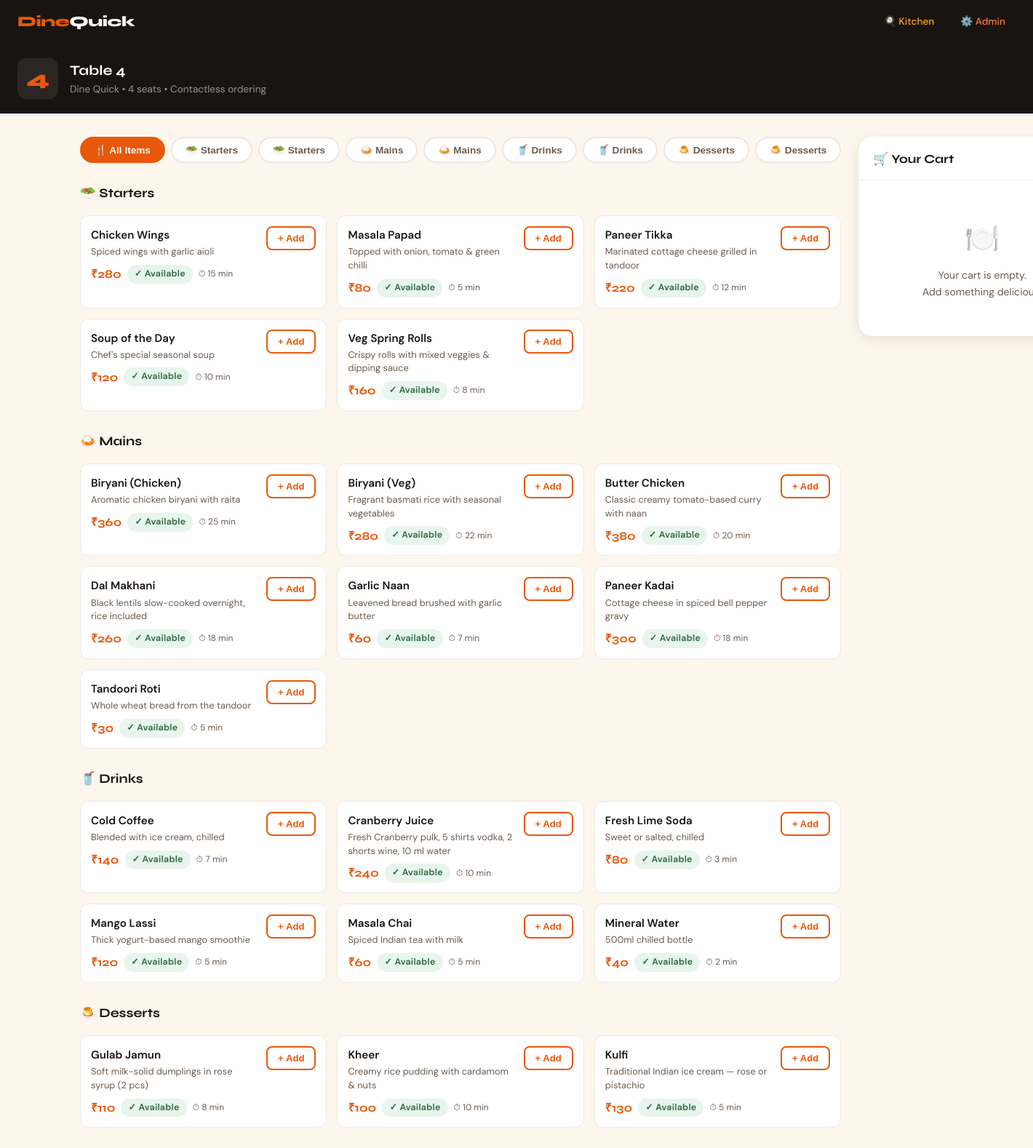
/table/4, run on the app's committed database.
### tables this page shows
CREATE TABLE tables (
            id INTEGER PRIMARY KEY AUTOINCREMENT,
            number INTEGER UNIQUE NOT NULL,
            name TEXT NOT NULL,
            seats INTEGER DEFAULT 4
        );

CREATE TABLE settings (
            key TEXT PRIMARY KEY,
            value TEXT NOT NULL
        );

CREATE TABLE categories (
            id INTEGER PRIMARY KEY AUTOINCREMENT,
            name TEXT NOT NULL,
            icon TEXT NOT NULL,
            sort_order INTEGER DEFAULT 0
        );

CREATE TABLE menu_items (
            id INTEGER PRIMARY KEY AUTOINCREMENT,
            category_id INTEGER NOT NULL,
            name TEXT NOT NULL,
            description TEXT,
            price REAL NOT NULL,
            available INTEGER DEFAULT 1,
            prep_time INTEGER DEFAULT 10,
            FOREIGN KEY(category_id) REFERENCES categories(id)
        );

### app.py (the view)
@app.route("/table/<int:table_number>")
def table_menu(table_number):
    conn = get_db()
    table = conn.execute("SELECT * FROM tables WHERE number=?", (table_number,)).fetchone()
    if not table:
        conn.close()
        return "Table not found", 404
    categories = conn.execute("SELECT * FROM categories ORDER BY sort_order").fetchall()
    items = conn.execute("""SELECT m.*, c.name as cat_name FROM menu_items m
                            JOIN categories c ON m.category_id=c.id
                            ORDER BY m.category_id, m.name""").fetchall()
    orders = conn.execute("""SELECT o.*, t.name as table_name FROM orders o
                              JOIN tables t ON o.table_id=t.id
                              WHERE o.table_id=? AND o.status != 'Served'
                              ORDER BY o.created_at DESC""", (table["id"],)).fetchall()
    conn.close()
    settings = get_all_settings()
    return render_template("menu.html", table=table, categories=categories,
                           items=items, orders=orders, settings=settings)

### app.py (called while the page is built)
def get_db():
    db_dir = os.path.dirname(DB_PATH)
    if db_dir and not os.path.exists(db_dir):
        os.makedirs(db_dir, exist_ok=True)
    conn = sqlite3.connect(DB_PATH)
    conn.row_factory = sqlite3.Row
    return conn

def get_all_settings():
    conn = get_db()
    rows = conn.execute("SELECT key, value FROM settings").fetchall()
    conn.close()
    return {r["key"]: r["value"] for r in rows}

### templates/menu.html (shortened to what this page needs)
{% extends "base.html" %}
{% block body %}
<div class="table-header">
  <div class="table-badge-big">{{ table.number }}</div>
  <div class="table-header-info">
    <h2>{{ table.name }}</h2>
    <p>{{ settings.restaurant_name }} &bull; {{ table.seats }} seats &bull; Contactless ordering</p>
  </div>
</div>
<div class="container page-body">
  <div class="menu-layout">
    <div>
      <div class="cat-tabs" id="catTabs">
        <button class="cat-tab active" data-cat="all">🍴 All Items</button>
        {% for cat in categories %}
        <button class="cat-tab" data-cat="{{ cat.id }}">{{ cat.icon }} {{ cat.name }}</button>
        {% endfor %}
      </div>
      <div id="section-all" class="menu-section active">
        {% for cat in categories %}
        {% set cat_items = items | selectattr("category_id", "equalto", cat.id) | list %}
        {% if cat_items %}
        <div class="menu-section-title">{{ cat.icon }} {{ cat.name }}</div>
        <div class="menu-grid" style="margin-bottom:28px">
          {% for item in cat_items %}
          <div class="menu-item {% if not item.available %}unavailable{% endif %}"
               data-id="{{ item.id }}" data-cat="{{ item.category_id }}">
            <div class="item-info">
              <div class="item-name">{{ item.name }}</div>
              <div class="item-desc">{{ item.description }}</div>
              <div class="item-meta">
                <span class="item-price">{{ settings.currency_symbol }}{{ "%.0f"|format(item.price) }}</span>
                {% if item.available %}
                <span class="badge badge-avail">✓ Available</span>
                {% else %}
                <span class="badge badge-unavail">Unavailable</span>
                {% endif %}
                <span class="item-prep">⏱ {{ item.prep_time }} min</span>
              </div>
            </div>
            <div class="item-actions">
              {% if item.available %}
              <button class="add-btn" id="addbtn-{{ item.id }}"
                      onclick="addToCart({{ item.id }}, '{{ item.name }}', {{ item.price }})">
                + Add
              </button>
              {% else %}
              <button class="add-btn" disabled style="opacity:.4;cursor:not-allowed">Unavailable</button>
              {% endif %}
            </div>
          </div>
          {% endfor %}
        </div>
        {% endif %}
        {% endfor %}
      </div>
    </div>
    <div class="cart-panel" id="cartPanel">
      <div class="cart-header">
        <span class="cart-title">🛒 Your Cart</span>
      </div>
      <div class="cart-items" id="cartItems">
        <div class="cart-empty">
          <div class="big-icon">🍽️</div>
          <div>Your cart is empty.<br>Add something delicious!</div>
        </div>
      </div>
    </div>
  </div>
</div>
{% endblock %}

### templates/base.html (style rules this page uses)
:root { --saffron: #E8580A; --saffron-lt: #FF7A35; --saffron-dk: #B8420A; --cream: #FDF6EC; --ink: #1A1410; --ink-60: #6B5B4E; --ink-20: #EDE8E3; --leaf: #2D6A3F; --leaf-lt: #E8F5EC; --amber: #F5A623; --red: #D94B2B; --surface: #FFFFFF; --radius: 12px; --radius-lg: 20px; --shadow-sm: 0 1px 3px rgba(26,20,16,.08); --shadow-md: 0 4px 16px rgba(26,20,16,.10); --shadow-lg: 0 12px 40px rgba(26,20,16,.14); --font-display: 'Syne', sans-serif; --font-body: 'DM Sans', sans-serif; }
*, *::before, *::after { box-sizing: border-box; margin: 0; padding: 0; }
body { font-family: var(--font-body); background: var(--cream); color: var(--ink); min-height: 100vh; line-height: 1.6; }
.badge { display: inline-flex; align-items: center; gap: 5px; padding: 3px 10px; border-radius: 99px; font-size: .78rem; font-weight: 600; letter-spacing: .02em; }
.badge-avail { background: var(--leaf-lt); color: var(--leaf); }
.container { max-width: 1200px; margin: 0 auto; padding: 0 20px; }
.page-body { padding: 32px 0 60px; }

### templates/menu.html (style rules this page uses)
.menu-layout { display: grid; grid-template-columns: 1fr 340px; gap: 24px; align-items: start; }
.table-header { background: var(--ink); padding: 20px 24px; display: flex; align-items: center; gap: 16px; color: #fff; border-radius: 0; }
.table-badge-big { font-family: var(--font-display); font-size: 1.8rem; font-weight: 800; color: var(--saffron); line-height: 1; width: 56px; height: 56px; background: rgba(255,255,255,.08); border-radius: 12px; display: flex; align-items: center; justify-content: center; flex-shrink: 0; }
.table-header-info h2 { font-family: var(--font-display); font-weight: 700; font-size: 1.2rem; }
.table-header-info p { color: rgba(255,255,255,.55); font-size:.85rem; }
.cat-tabs { display: flex; gap: 8px; overflow-x: auto; padding: 0 0 4px; scrollbar-width: none; margin-bottom: 24px; }
.cat-tab { padding: 8px 18px; border-radius: 99px; border: 2px solid var(--ink-20); background: var(--surface); color: var(--ink-60); font-weight: 600; font-size: .85rem; cursor: pointer; white-space: nowrap; transition: all .18s; display: flex; gap: 6px; align-items: center; }
.cat-tab.active { background: var(--saffron); border-color: var(--saffron); color: #fff; }
.menu-section { display: none; }
.menu-section.active { display: block; }
.menu-section-title { font-family: var(--font-display); font-size: 1.1rem; font-weight: 700; margin-bottom: 16px; display: flex; align-items: center; gap: 8px; color: var(--ink); }
.menu-grid { display: grid; grid-template-columns: repeat(auto-fill, minmax(280px,1fr)); gap: 14px; }
.menu-item { background: var(--surface); border-radius: var(--radius); border: 1.5px solid var(--ink-20); display: flex; gap: 12px; padding: 14px; transition: all .18s; position: relative; }
.item-info { flex: 1; min-width: 0; }
.item-name { font-weight: 600; font-size: .95rem; margin-bottom: 2px; }
.item-desc { color: var(--ink-60); font-size: .8rem; line-height: 1.45; margin-bottom: 8px; }
.item-meta { display: flex; align-items: center; gap: 8px; flex-wrap: wrap; }
.item-price { font-family: var(--font-display); font-weight: 700; font-size: 1rem; color: var(--saffron); }
.item-prep { font-size: .75rem; color: var(--ink-60); }
.item-actions { display: flex; flex-direction: column; align-items: flex-end; justify-content: space-between; }
.add-btn { padding: 7px 14px; border-radius: 8px; border: 2px solid var(--saffron); background: transparent; color: var(--saffron); font-weight: 600; font-size: .82rem; cursor: pointer; transition: all .18s; white-space: nowrap; }
.cart-panel { background: var(--surface); border-radius: var(--radius-lg); box-shadow: var(--shadow-md); position: sticky; top: 80px; }
.cart-header { padding: 18px 20px 14px; border-bottom: 1.5px solid var(--ink-20); display: flex; align-items: center; justify-content: space-between; }
.cart-title { font-family: var(--font-display); font-weight: 700; font-size: 1.05rem; }
.cart-items { padding: 14px 20px; max-height: 320px; overflow-y: auto; }
.cart-empty { text-align: center; padding: 36px 20px; color: var(--ink-60); font-size: .88rem; }
.cart-empty .big-icon { font-size: 2.4rem; margin-bottom: 8px; }

### data on the page
tables: number "4", name "Table 4", seats "4"
settings: restaurant_name "Dine Quick"
categories: icon "🥗", name "Starters"
categories: icon "🥗", name "Starters"
categories: icon "🍛", name "Mains"
categories: icon "🍛", name "Mains"
categories: icon "🥤", name "Drinks"
categories: icon "🥤", name "Drinks"
categories: icon "🍮", name "Desserts"
categories: icon "🍮", name "Desserts"
menu_items: name "Chicken Wings", description "Spiced wings with garlic aioli", currency_symbol "₹", price "280", available "✓ Available", prep_time "15"
menu_items: name "Masala Papad", description "Topped with onion, tomato & green chilli", currency_symbol "₹", price "80", available "✓ Available", prep_time "5"
menu_items: name "Paneer Tikka", description "Marinated cottage cheese grilled in tandoor", currency_symbol "₹", price "220", available "✓ Available", prep_time "12"
menu_items: name "Soup of the Day", description "Chef's special seasonal soup", currency_symbol "₹", price "120", available "✓ Available", prep_time "10"
menu_items: name "Veg Spring Rolls", description "Crispy rolls with mixed veggies & dipping sauce", currency_symbol "₹", price "160", available "✓ Available", prep_time "8"
menu_items: name "Biryani (Chicken)", description "Aromatic chicken biryani with raita", currency_symbol "₹", price "360", available "✓ Available", prep_time "25"
menu_items: name "Biryani (Veg)", description "Fragrant basmati rice with seasonal vegetables", currency_symbol "₹", price "280", available "✓ Available", prep_time "22"
menu_items: name "Butter Chicken", description "Classic creamy tomato-based curry with naan", currency_symbol "₹", price "380", available "✓ Available", prep_time "20"
menu_items: name "Dal Makhani", description "Black lentils slow-cooked overnight, rice included", currency_symbol "₹", price "260", available "✓ Available", prep_time "18"
menu_items: name "Garlic Naan", description "Leavened bread brushed with garlic butter", currency_symbol "₹", price "60", available "✓ Available", prep_time "7"
menu_items: name "Paneer Kadai", description "Cottage cheese in spiced bell pepper gravy", currency_symbol "₹", price "300", available "✓ Available", prep_time "18"
menu_items: name "Tandoori Roti", description "Whole wheat bread from the tandoor", currency_symbol "₹", price "30", available "✓ Available", prep_time "5"
menu_items: name "Cold Coffee", description "Blended with ice cream, chilled", currency_symbol "₹", price "140", available "✓ Available", prep_time "7"
menu_items: name "Cranberry Juice", description "Fresh Cranberry pulk, 5 shirts vodka, 2 shorts wine, 10 ml water", currency_symbol "₹", price "240", available "✓ Available", prep_time "10"
menu_items: name "Fresh Lime Soda", description "Sweet or salted, chilled", currency_symbol "₹", price "80", available "✓ Available", prep_time "3"
menu_items: name "Mango Lassi", description "Thick yogurt-based mango smoothie", currency_symbol "₹", price "120", available "✓ Available", prep_time "5"
menu_items: name "Masala Chai", description "Spiced Indian tea with milk", currency_symbol "₹", price "60", available "✓ Available", prep_time "5"
menu_items: name "Mineral Water", description "500ml chilled bottle", currency_symbol "₹", price "40", available "✓ Available", prep_time "2"
menu_items: name "Gulab Jamun", description "Soft milk-solid dumplings in rose syrup (2 pcs)", currency_symbol "₹", price "110", available "✓ Available", prep_time "8"
menu_items: name "Kheer", description "Creamy rice pudding with cardamom & nuts", currency_symbol "₹", price "100", available "✓ Available", prep_time "10"
menu_items: name "Kulfi", description "Traditional Indian ice cream — rose or pistachio", currency_symbol "₹", price "130", available "✓ Available", prep_time "5"
